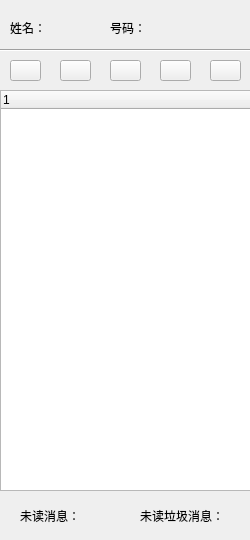
<?xml version="1.0" encoding="UTF-8"?>
<ui version="4.0">
 <class>MessageWind</class>
 <widget class="QMainWindow" name="MessageWind">
  <property name="geometry">
   <rect>
    <x>0</x>
    <y>0</y>
    <width>250</width>
    <height>540</height>
   </rect>
  </property>
  <property name="windowTitle">
   <string>MessageWind</string>
  </property>
  <widget class="QWidget" name="centralWidget">
   <widget class="QPushButton" name="settingButton">
    <property name="geometry">
     <rect>
      <x>210</x>
      <y>60</y>
      <width>31</width>
      <height>21</height>
     </rect>
    </property>
    <property name="text">
     <string/>
    </property>
    <property name="icon">
     <iconset resource="resource.qrc">
      <normaloff>:/icon/icons/wrench.png</normaloff>:/icon/icons/wrench.png</iconset>
    </property>
   </widget>
   <widget class="QLabel" name="numberLabel">
    <property name="geometry">
     <rect>
      <x>110</x>
      <y>20</y>
      <width>131</width>
      <height>16</height>
     </rect>
    </property>
    <property name="text">
     <string>号码：</string>
    </property>
   </widget>
   <widget class="QPushButton" name="receiveBoxButton">
    <property name="geometry">
     <rect>
      <x>60</x>
      <y>60</y>
      <width>31</width>
      <height>21</height>
     </rect>
    </property>
    <property name="text">
     <string/>
    </property>
    <property name="icon">
     <iconset resource="resource.qrc">
      <normaloff>:/icon/icons/email.png</normaloff>:/icon/icons/email.png</iconset>
    </property>
   </widget>
   <widget class="QPushButton" name="writeButton">
    <property name="geometry">
     <rect>
      <x>10</x>
      <y>60</y>
      <width>31</width>
      <height>21</height>
     </rect>
    </property>
    <property name="text">
     <string/>
    </property>
    <property name="icon">
     <iconset resource="resource.qrc">
      <normaloff>:/icon/icons/email_edit.png</normaloff>:/icon/icons/email_edit.png</iconset>
    </property>
   </widget>
   <widget class="QPushButton" name="sendBoxButton">
    <property name="geometry">
     <rect>
      <x>110</x>
      <y>60</y>
      <width>31</width>
      <height>21</height>
     </rect>
    </property>
    <property name="text">
     <string/>
    </property>
    <property name="icon">
     <iconset resource="resource.qrc">
      <normaloff>:/icon/icons/email_go.png</normaloff>:/icon/icons/email_go.png</iconset>
    </property>
   </widget>
   <widget class="QPushButton" name="draftBoxButton">
    <property name="geometry">
     <rect>
      <x>160</x>
      <y>60</y>
      <width>31</width>
      <height>21</height>
     </rect>
    </property>
    <property name="text">
     <string/>
    </property>
    <property name="icon">
     <iconset resource="resource.qrc">
      <normaloff>:/icon/icons/email_open_image.png</normaloff>:/icon/icons/email_open_image.png</iconset>
    </property>
   </widget>
   <widget class="QTreeWidget" name="contactsTreeWidget">
    <property name="geometry">
     <rect>
      <x>0</x>
      <y>90</y>
      <width>251</width>
      <height>401</height>
     </rect>
    </property>
    <column>
     <property name="text">
      <string notr="true">1</string>
     </property>
    </column>
   </widget>
   <widget class="QLabel" name="totalUnreadSmsLabel">
    <property name="geometry">
     <rect>
      <x>20</x>
      <y>505</y>
      <width>81</width>
      <height>21</height>
     </rect>
    </property>
    <property name="text">
     <string>未读消息：</string>
    </property>
   </widget>
   <widget class="QLabel" name="totalRubishSmsLabel">
    <property name="geometry">
     <rect>
      <x>140</x>
      <y>500</y>
      <width>101</width>
      <height>31</height>
     </rect>
    </property>
    <property name="text">
     <string>未读垃圾消息：</string>
    </property>
   </widget>
   <widget class="QLabel" name="nameLabel">
    <property name="geometry">
     <rect>
      <x>10</x>
      <y>18</y>
      <width>81</width>
      <height>20</height>
     </rect>
    </property>
    <property name="text">
     <string>姓名：</string>
    </property>
   </widget>
   <widget class="Line" name="line">
    <property name="geometry">
     <rect>
      <x>0</x>
      <y>42</y>
      <width>251</width>
      <height>16</height>
     </rect>
    </property>
    <property name="orientation">
     <enum>Qt::Horizontal</enum>
    </property>
   </widget>
  </widget>
  <action name="action_Add">
   <property name="text">
    <string>增加</string>
   </property>
  </action>
  <action name="action_Edit">
   <property name="text">
    <string>编辑</string>
   </property>
  </action>
  <action name="action_Move_to_dark">
   <property name="text">
    <string>移动到黑名单</string>
   </property>
  </action>
  <action name="action_Move_to_white">
   <property name="text">
    <string>移动到白名单</string>
   </property>
  </action>
  <action name="action_Delete">
   <property name="text">
    <string>删除</string>
   </property>
  </action>
  <action name="action_Send_Message">
   <property name="text">
    <string>发送消息</string>
   </property>
  </action>
  <action name="action_Find">
   <property name="text">
    <string>查找</string>
   </property>
  </action>
 </widget>
 <layoutdefault spacing="6" margin="11"/>
 <resources>
  <include location="resource.qrc"/>
 </resources>
 <connections/>
</ui>
